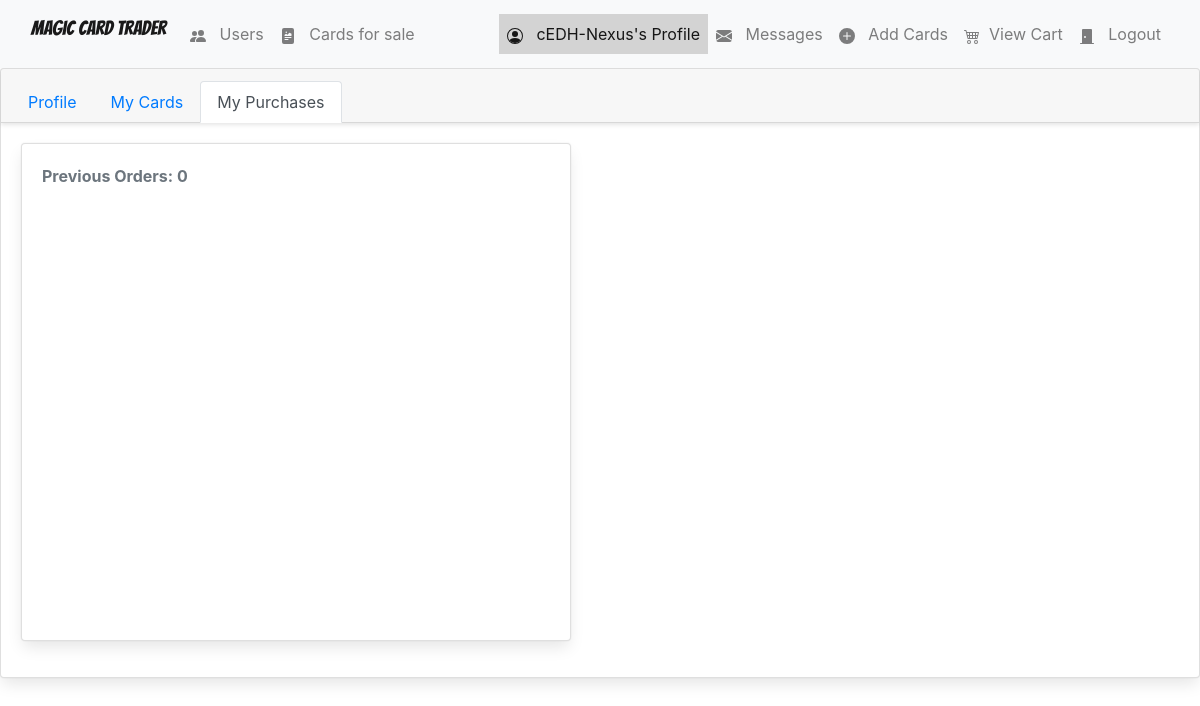
/profile_purchases/ (signed in), run on an earlier commit of the app's database.
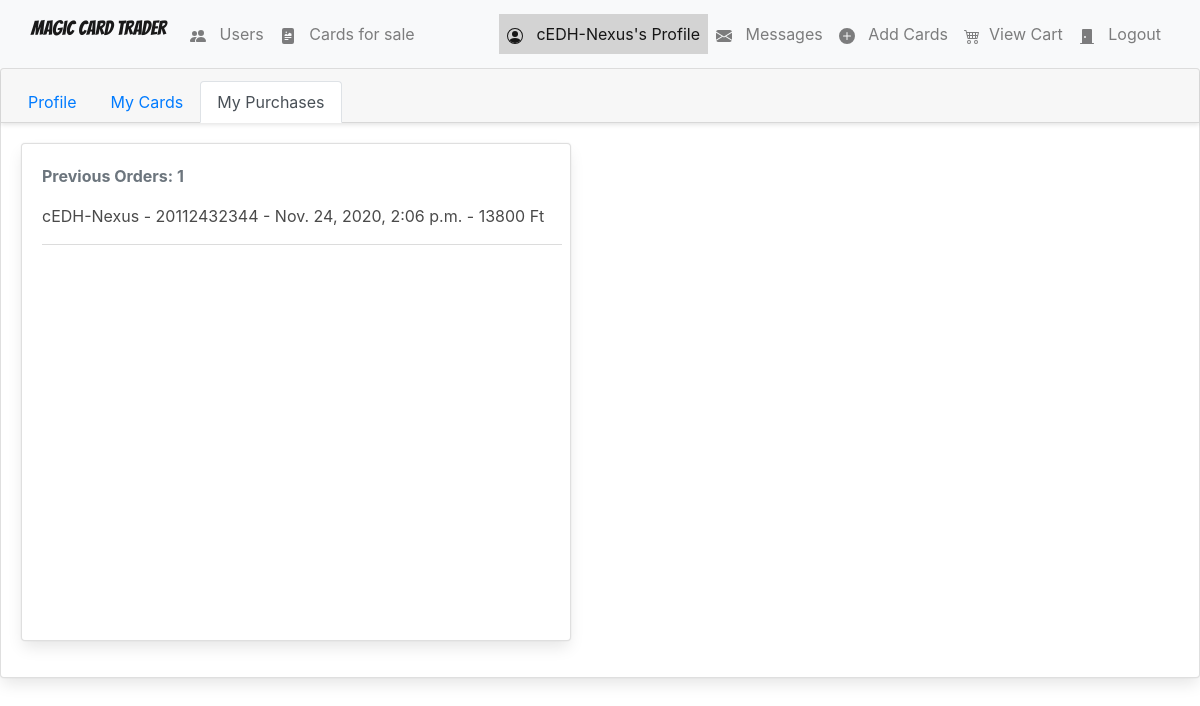
And on a later commit of the database.
### Magic/models.py (models this page shows, shortened)
class Profile(models.Model):
    user = models.OneToOneField(User, on_delete=models.CASCADE, unique=True)
    user_photo = models.FileField(upload_to='profile_images', default='profile_images/default-profile-picture.jpg')
    date_registered = models.DateTimeField(auto_now_add=True, blank=True)
    address = models.ForeignKey('Address', on_delete=models.SET_NULL, blank=True, null=True)
    def __str__ (self):
        return self.user.username

### shopping_cart/models.py (models this page shows, shortened)
class Order(models.Model):
    ref_code = models.CharField(max_length=15)
    owner = models.ForeignKey(Profile, on_delete=models.SET_NULL, null=True)
    is_ordered = models.BooleanField(default=False)
    items = models.ManyToManyField(OrderItem)
    date_ordered = models.DateTimeField(auto_now=True)
    address = models.ForeignKey(Address, on_delete=models.SET_NULL, blank=True, null=True)
    payment = models.ForeignKey('Payment', on_delete=models.SET_NULL, blank=True, null=True)
    def __str__(self):
        return "{} - {}".format(self.owner, self.ref_code)

class Payment(models.Model):
    stripe_charge_id = models.CharField(max_length=50)
    user = models.ForeignKey(User, on_delete=models.SET_NULL, blank=True, null=True)
    amount = models.IntegerField()
    timestamp = models.DateTimeField(auto_now_add=True)
    class Meta:
        ordering = ['-timestamp']

### users/views.py (the view)
# urls.py: re_path(r'^profile_purchases/$', UsersView.profile_purchases, name="profile_purchases"),
@login_required
def profile_purchases(request):
    user = request.user
    context = {
        'nbar': 'profile_purchases',
    }
    return render(request, 'users/profile_purchases.html', context)

### direct_messages/models.py (called while the page is built)
    def get_messages(user):
        users = []
        messages = Message.objects.filter(user=user).values('to_user').annotate(last=Max('date')).order_by('-last')
        for message in messages:
            users.append({
                'user': User.objects.get(pk=message['to_user']),
                'unread': Message.objects.filter(user=user, to_user__pk=message['to_user'], is_read=False).count()
            })
        return users

### direct_messages/templatetags/messages_template_tags.py (called while the page is built)
@register.filter
def unread_message_counter(user):
    if user.is_authenticated:
        total_unread = 0
        messages = Message.get_messages(user=user)
        for message in messages:
            total_unread = total_unread + message['unread']
        return total_unread

### shopping_cart/templatetags/shopping_cart_template_tags.py (called while the page is built)
@register.filter
def cart_item_counter(user):
    if user.is_authenticated:
        qs = Order.objects.filter(is_ordered=False, owner=user.profile)
        if qs.exists():
            return qs[0].items.count()
    return 0

### users/templates/users/profile_purchases.html (shortened to what this page needs)
{% extends 'magic/base.html' %}
{% load crispy_forms_tags %}
{% block body %}
<div class="card">
    <div class="card-header">
      <ul class="nav nav-tabs card-header-tabs">
        <li class="nav-item">
          <a href="{% url 'Magic:profile' %}" class="nav-link {% if nbar == 'profile' %} active {% endif %}">Profile</a>
        </li>
        <li class="nav-item">
          <a href="{% url 'Magic:profile_cards' %}" class="nav-link {% if nbar == 'profile_cards' %} active {% endif %}">My Cards</a>
        </li>
        <li class="nav-item">
          <a href="{% url 'Magic:profile_purchases' %}" class="nav-link {% if nbar == 'profile_purchases' %} active {% endif %}">My Purchases</a>
        </li>
      </ul>
    </div>
    <div class="card-body">
        <div class="card mb-3" style="max-width: 550px; max-height: 500px;">
            <div class="row no-gutters">
              <div class="col-md-8">
                <div class="card-body">
                    <p class="text-secondary basic-text">Previous Orders: {{ user.profile.order_set.count }} </p>
                    <ul style="overflow-y: scroll; height: 400px; width: 520px;">
                        {% for order in user.profile.order_set.all %}
                        <li class="">
                            {{ order }} - {{ order.date_ordered }} - {{ order.payment.amount }} Ft
                            <hr>
                        </li>
                        {% endfor %}
                    </ul>
                </div>
              </div>
            </div>
          </div>
    </div>
  </div>
{% endblock %}

### Magic/templates/magic/base.html (shortened to what the changed rows need)
{% load static %}
{% load crispy_forms_tags %}
{% load shopping_cart_template_tags %}
{% load messages_template_tags %}
<!DOCTYPE html>
<html lang="en">
    <head>
        <link rel="stylesheet" href="https://cdn.jsdelivr.net/npm/bulma@0.9.1/css/bulma.min.css">
        <link rel="stylesheet" href="https://stackpath.bootstrapcdn.com/bootstrap/4.5.2/css/bootstrap.min.css">
        <link rel="stylesheet" type="text/css" href="{% static 'magic/style.css' %}" />
    </head>
    <body data-spy="scroll" data-target="#list-example">
        <nav class="navbar navbar-inverse navbar navbar-expand-lg navbar-light bg-light">
            <div class="container-fluid">
                <div class="collapsable navbar-collapse" id="navbarSupportedContent">
                    {% if nbar == 'cards' %}
                            {% load crispy_forms_tags %}
                    {% endif %}
                    {% if nbar == 'users' %}
                        {% load crispy_forms_tags %}
                    {% endif %}
                    <ul class="nav navbar-nav navbar-right">
                        {% if request.user.is_authenticated %}
                            <li class="{% if nbar == 'profile' %} active  {% elif nbar == 'profile_cards' %} active {% elif nbar == 'profile_purchases' %} active {% endif %} nav-item">
                                <a href="{% url 'profile' %}" class="nav-link">
                                    <span class="glyphicon glyphicon-user" aria-hidden="true">
                                    </span>&nbsp; {{ request.user }}'s Profile
                                </a>
                            </li>
                            <li class="{% if nbar == 'messages' %} active {% endif %} nav-item">
                                <a href="{% url 'Magic:inbox' %}" class="nav-link">
                                    <span class="glyphicon glyphicon-plus" aria-hidden="true">
                                    </span>&nbsp;
                                    Messages
                                </a>
                            </li>
                            <li class="{% if nbar == 'add_cards' %} active {% endif %} nav-item">
                                <a href="{% url 'Magic:card_add' %}" class="nav-link">
                                    <span class="glyphicon glyphicon-plus" aria-hidden="true">
                                        <svg width="1em" height="1em" viewBox="0 0 16 16" class="bi bi-plus-circle-fill" fill="currentColor" xmlns="http://www.w3.org/2000/svg">
                                            <path fill-rule="evenodd" d="M16 8A8 8 0 1 1 0 8a8 8 0 0 1 16 0zM8.5 4.5a.5.5 0 0 0-1 0v3h-3a.5.5 0 0 0 0 1h3v3a.5.5 0 0 0 1 0v-3h3a.5.5 0 0 0 0-1h-3v-3z"/>
                                        </svg>
                                    </span>&nbsp; Add Cards
                                </a>
                            </li>
                            <li class="{% if nbar == 'order-summary' %} active {% endif %} nav-item">
                                <a href="{% url 'Magic:order_summary' %}" class="nav-link">
                                    <span aria-hidden="true">
                                    </span>&nbsp;View Cart
                                </a>
                            </li>
                            <li class="">
                                <a href="{% url 'logout' %}" class="nav-link">
                                    <span class="glyphicon glyphicon-off" aria-hidden="true">
                                        <svg width="1em" height="1em" viewBox="0 0 16 16" class="bi bi-door-closed-fill" fill="currentColor" xmlns="http://www.w3.org/2000/svg">
                                            <path fill-rule="evenodd" d="M4 1a1 1 0 0 0-1 1v13H1.5a.5.5 0 0 0 0 1h13a.5.5 0 0 0 0-1H13V2a1 1 0 0 0-1-1H4zm2 9a1 1 0 1 0 0-2 1 1 0 0 0 0 2z"/>
                                        </svg>
                                    </span>&nbsp; Logout
                                </a>
                            </li>
                        {% endif %}
                    </ul>
                </div>
            </div>
        </nav>
        {% block body %}
        {% endblock %}
    </body>
</html>

What changed in the data, as far as the page shows it:
added Order: owner+ref_code "cEDH-Nexus - 20112432344", date_ordered "Nov. 24, 2020, 2:06 p.m.", payment.amount "13800"
Also different on the page:
{{ user.profile.order_set.count }}: "0" → "1"
